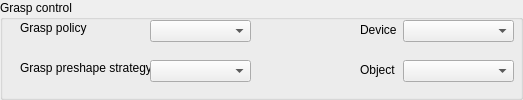
    <widget class="QGroupBox" name="groupBox_3">
     <property name="minimumSize">
      <size>
       <width>100</width>
       <height>100</height>
      </size>
     </property>
     <property name="title">
      <string>Grasp control</string>
     </property>
     <widget class="QComboBox" name="_graspPolicyBox">
      <property name="geometry">
       <rect>
        <x>150</x>
        <y>20</y>
        <width>101</width>
        <height>22</height>
       </rect>
      </property>
     </widget>
     <widget class="QLabel" name="label_23">
      <property name="geometry">
       <rect>
        <x>20</x>
        <y>20</y>
        <width>71</width>
        <height>16</height>
       </rect>
      </property>
      <property name="text">
       <string>Grasp policy</string>
      </property>
     </widget>
     <widget class="QLabel" name="label_24">
      <property name="geometry">
       <rect>
        <x>20</x>
        <y>60</y>
        <width>161</width>
        <height>16</height>
       </rect>
      </property>
      <property name="text">
       <string>Grasp preshape strategy</string>
      </property>
     </widget>
     <widget class="QComboBox" name="_preshapeStratBox">
      <property name="geometry">
       <rect>
        <x>150</x>
        <y>60</y>
        <width>101</width>
        <height>22</height>
       </rect>
      </property>
     </widget>
     <widget class="QComboBox" name="_deviceBox">
      <property name="geometry">
       <rect>
        <x>403</x>
        <y>20</y>
        <width>111</width>
        <height>22</height>
       </rect>
      </property>
     </widget>
     <widget class="QLabel" name="label_25">
      <property name="geometry">
       <rect>
        <x>360</x>
        <y>20</y>
        <width>46</width>
        <height>20</height>
       </rect>
      </property>
      <property name="text">
       <string>Device</string>
      </property>
     </widget>
     <widget class="QComboBox" name="_objectBox">
      <property name="geometry">
       <rect>
        <x>403</x>
        <y>60</y>
        <width>111</width>
        <height>22</height>
       </rect>
      </property>
     </widget>
     <widget class="QLabel" name="label_26">
      <property name="geometry">
       <rect>
        <x>360</x>
        <y>60</y>
        <width>46</width>
        <height>20</height>
       </rect>
      </property>
      <property name="text">
       <string>Object</string>
      </property>
     </widget>
    </widget>
